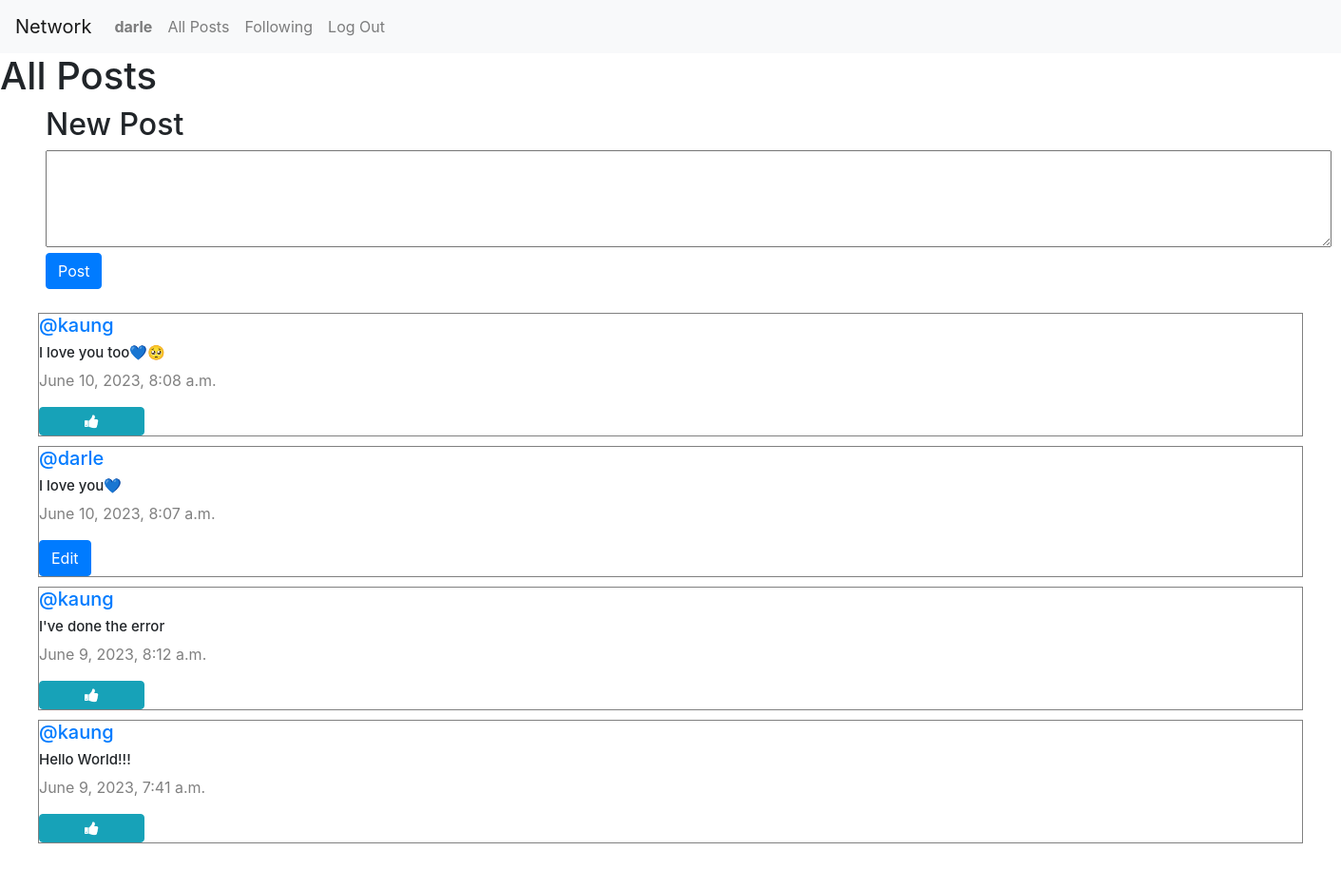
The app's page / (signed in) with its own data.
### network/models.py (models this page shows, shortened)
class User(AbstractUser):
    pass

class Post(models.Model):
    content = models.CharField(max_length=140)
    user = models.ForeignKey(User, on_delete=models.CASCADE, related_name="author")
    date = models.DateTimeField(auto_now_add=True)

### network/views.py (the view)
# urls.py: path("", views.index, name="index"),
def index(request):
    allPosts = Post.objects.all().order_by("id").reverse();
    paginator = Paginator(allPosts, 10);
    page_number = request.GET.get('page');
    posts_of_the_page = paginator.get_page(page_number)
    allLikes = Like.objects.all()
    whoYouLiked = []
    try:
        for like in allLikes:
            if like.user.id == request.user.id:
                whoYouLiked.append(like.post.id)
    except:
        whoYouLiked = []
    return render(request, "network/index.html", {
        "allPosts": allPosts,
        "posts_of_the_page": posts_of_the_page,
        "whoYouLiked": whoYouLiked
    })

### network/templates/network/index.html (shortened to what this page needs)
{% extends "network/layout.html" %}
{% block body %}
    <h1>All Posts</h1>
    {% if user.is_authenticated %}
        <div class="new-post mx-5">
            <h2>New Post</h2>
            <form action="{% url 'newPost' %}" method="post">
                <textarea name="content" cols="130" rows="4"></textarea>
                <br/>
                <input type="submit" value="Post" class="btn btn-primary">
            </form>
        </div>
    {% endif %}
    <div class="all-posts">
        {% for post in posts_of_the_page %}
            <div class="row post">
                <h5 class="username"><a href="{% url 'profile' user_id=post.user.id %}">@{{ post.user }}</a></h5>
                <h6 class="content" id="content_{{ post.id }}">{{ post.content }}</h6>
                <p class="date">{{ post.date }}</p>
                {% if user.is_authenticated %}
                    {% if user == post.user %}
                        <div class="d-flex justify-content-aroud">
                            <button class="btn btn-primary" data-toggle="modal" data-target="#modal_edit_post_{{ post.id }}">Edit</button>
                        </div>
                        {% else %}
                          {% if post.id in whoYouLiked %}
                          <button class="btn btn-info fa fa-thumbs-down col-1" onclick="likeHandler({{ post.id }}, {{ whoYouLiked }})"  id="{{ post.id }}"></button>
                          {% else %}
                          <button class="btn btn-info fa fa-thumbs-up col-1" onclick="likeHandler({{ post.id }}, {{ whoYouLiked }})" id="{{ post.id }}"></button>
                          {% endif %}
                    {% endif %}
                {% endif %}
            </div>
        {% endfor %}
    </div>
{% endblock %}

### network/templates/network/layout.html (shortened to what this page needs)
{% load static %}
<!DOCTYPE html>
<html lang="en">
    <head>
        <link rel="stylesheet" href="https://stackpath.bootstrapcdn.com/bootstrap/4.4.1/css/bootstrap.min.css">
        <link href="{% static 'network/style.css' %}" rel="stylesheet">
        <link rel="stylesheet" href="https://cdnjs.cloudflare.com/ajax/libs/font-awesome/4.7.0/css/font-awesome.min.css">
    </head>
    <body>
        <nav class="navbar navbar-expand-lg navbar-light bg-light">
            <a class="navbar-brand" href="{% url 'index' %}">Network</a>
            <div>
              <ul class="navbar-nav mr-auto">
                {% if user.is_authenticated %}
                    <li class="nav-item">
                        <a class="nav-link" href="{% url 'profile' user_id=user.id %}"><strong>{{ user.username }}</strong></a>
                    </li>
                {% endif %}
                <li class="nav-item">
                  <a class="nav-link" href="{% url 'index' %}">All Posts</a>
                </li>
                {% if user.is_authenticated %}
                    <li class="nav-item">
                        <a class="nav-link" href="{% url 'following' %}">Following</a>
                    </li>
                    <li class="nav-item">
                        <a class="nav-link" href="{% url 'logout' %}">Log Out</a>
                    </li>
                {% endif %}
              </ul>
            </div>
          </nav>
        <div class="body">
            {% block body %}
            {% endblock %}
        </div>
    </body>
</html>

### network/static/network/style.css (style rules this page uses)
.new-post { display: flex; flex-direction: column; justify-content: flex-start; align-items: flex-start; }
.all-posts { display: flex; justify-content: flex-start; flex-direction: column; margin: 20px; }
.post { border: 0.1px solid gray; display: flex; flex-direction: column; justify-content: center; box-sizing: border-box; margin: 5px 20px; }
.content { font-size: 15px; }
.username { font-size: 20px; }
.date { color: gray; font: 15px; }

### records on screen
User: username "darle"
Post: user "kaung", content "I love you too💙🥺", date "June 10, 2023, 8:08 a.m."
Post: user "darle", content "I love you💙", date "June 10, 2023, 8:07 a.m."
Post: user "kaung", content "I've done the error", date "June 9, 2023, 8:12 a.m."
Post: user "kaung", content "Hello World!!!", date "June 9, 2023, 7:41 a.m."
